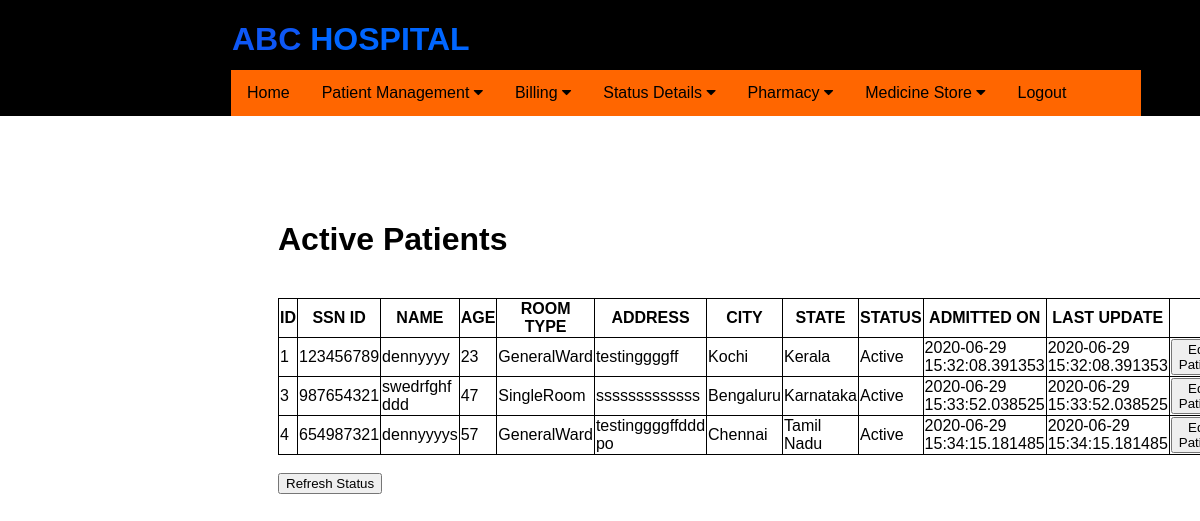
The app's page /patientscreen (signed in) with its own data.
### application/routes.py (models this page shows)
class Patients(db.Model):
    __tablename__ = 'patients'
    id = db.Column(db.Integer, primary_key=True)
    ssn_id = db.Column(db.Integer)
    pname = db.Column(db.String(20), nullable=False)
    age = db.Column(db.Integer)
    date = db.Column(db.DateTime, default=datetime.now)
    ldate = db.Column(db.DateTime, default=datetime.now)
    tbed = db.Column(db.String(10))
    address = db.Column(db.String(20))
    city = db.Column(db.String(20))
    state = db.Column(db.String(20))
    status = db.Column(db.String(20))
    children1 = relationship("Diagnostics")

### application/routes.py (the view)
@app.route('/patientscreen')
def patientscreen():
    if 'username' in session:
        pts = Patients.query.filter_by( status = 'Active' )
        print("ptsss",pts)
        if not pts:
            flash('All Patients Discharged')
            return redirect( url_for('update_patient') )
        else:
            print("inside else")
            return render_template('patientscreen.html', pts = pts)
    else:
        flash('You have been logged out. Please login again')
        return redirect( url_for('login') )

### application/templates/patientscreen.html (shortened to what this page needs)
{% extends "layout.html" %}
{% block content %}
<div class="status">
    <h1>Active Patients</h1><br>
    <table border="1">
        <tr>
            <th>ID</th>
            <th>SSN ID</th>
            <th>NAME</th>
            <th>AGE</th>
            <th>ROOM TYPE</th>
            <th>ADDRESS</th>
            <th>CITY</th>
            <th>STATE</th>
            <th>STATUS</th>
            <th>ADMITTED ON</th>
            <th>LAST UPDATE</th>
            <th></th>
        </tr>
        {% for update in pts %}
        <tr>
            <td> {{ update.id }} </td>
            <td> {{ update.ssn_id }} </td>
            <td> {{ update.pname }} </td>
            <td> {{ update.age }} </td>
            <td> {{ update.tbed }} </td>
            <td> {{ update.address }}</td>
            <td> {{ update.city }} </td>
            <td> {{ update.state }} </td>
            <td> {{ update.status }} </td>
            <td> {{ update.date }} </td>
            <td> {{ update.ldate }} </td>
            <td> <button type="button"  onclick="window.location='editpatientdetail/{{ update.id }}'"> Edit Patient </button> </td>
        </tr>
        {% else %}
                <h3>No Active Patients!</h3>
        {% endfor %}
    </table>
    <br>
    <form action="{{ url_for('patientscreen') }}">
    <button type="submit" value="Refresh the list">Refresh Status</button>
    </form>
</div>
{% endblock %}

### application/css/main.css (style rules this page uses)
html { overflow-y: scroll; overflow-x: hidden; }
body { font-family: Arial, Helvetica, sans-serif; height: 100%; display: flex; flex-direction: column; }
table, th, td { border: 1px solid black; border-collapse: collapse; }
.status { position: absolute; top: 200px; left: 278px; }

### records on screen
Patients: id "1", ssn_id "123456789", pname "dennyyyy", age "23", tbed "GeneralWard", address "testinggggff", city "Kochi", state "Kerala", status "Active", date "2020-06-29 15:32:08.391353", ldate "2020-06-29 15:32:08.391353"
Patients: id "3", ssn_id "987654321", pname "swedrfghf ddd", age "47", tbed "SingleRoom", address "sssssssssssss", city "Bengaluru", state "Karnataka", status "Active", date "2020-06-29 15:33:52.038525", ldate "2020-06-29 15:33:52.038525"
Patients: id "4", ssn_id "654987321", pname "dennyyyys", age "57", tbed "GeneralWard", address "testinggggffddd po", city "Chennai", state "Tamil Nadu", status "Active", date "2020-06-29 15:34:15.181485", ldate "2020-06-29 15:34:15.181485"
